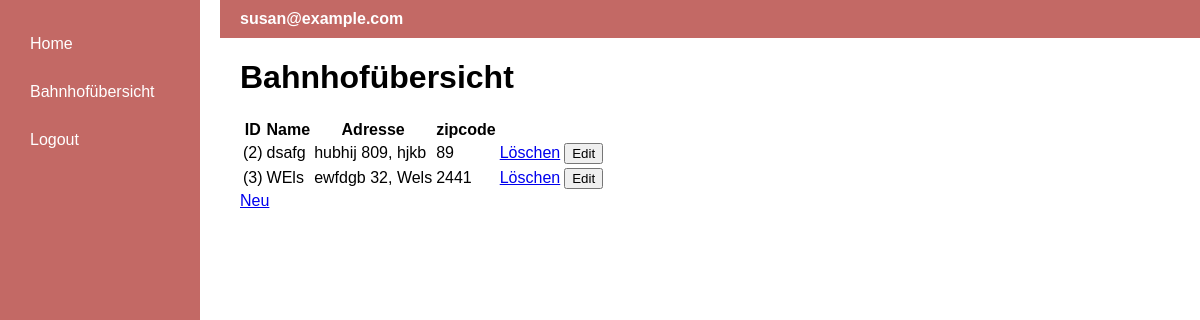
/trainstation (signed in), run on the app's committed database.
### app/models.py (models this page shows, shortened)
class User(UserMixin, db.Model):
    id: so.Mapped[int] = so.mapped_column(primary_key=True)
    username: so.Mapped[str] = so.mapped_column(sa.String(64), index=True,
                                                unique=True)
    email: so.Mapped[str] = so.mapped_column(sa.String(120), index=True,
                                             unique=True)
    password_hash: so.Mapped[Optional[str]] = so.mapped_column(sa.String(256))
    isAdmin = db.Column(db.Boolean, default=False)

class Station(db.Model):
    id = db.Column(db.Integer, primary_key=True, autoincrement=True)
    name = db.Column(db.String(140))
    street = db.Column(db.String(140))
    no = db.Column(db.Integer)
    zipcode = db.Column(db.Integer)
    city = db.Column(db.String(140))
    country = db.Column(db.String(140))
    xcoord = db.Column(db.String(140))
    ycoord = db.Column(db.String(140))

### app/routes.py (the view)
@app.route('/trainstation')
@login_required
def trainstation():
    stations = Station.query.all()
    return render_template('trainstation.html', title='Trainstation',stations = stations)

### app/models.py (called while the page is built)
@login.user_loader
def load_user(id):
    return db.session.get(User, int(id))

### app/templates/trainstation.html (shortened to what this page needs)
{% extends "base.html" %}
{% block content %}
    <h1>Bahnhofübersicht</h1>
<table class="table-station" >
        <thead>
            <tr>
                   <th>ID</th>
                <th>Name</th>
                <th>Adresse</th>
                  {% if current_user.is_authenticated and current_user.isAdmin %}
                <th>zipcode</th>
                <th></th>
                <th></th>
                {% endif %}
            </tr>
        </thead>
        <tbody>
            {% for station in stations %}
                <tr>
                    <td >
                            ({{ station.id }})
                    </td>
                    <td>{{ station.name }}</td>
                    <td>{{ station.street }} {{ station.no }}, {{ station.city }}</td>
                    <td>{{ station.zipcode }}</td>
                      {% if current_user.is_authenticated and current_user.isAdmin %}
                     <td><a href="{{  url_for('trainstationDelete',station_id=station.id)}}"method="POST">Löschen</a></td>
                    <td class="edit-button"><form action="{{ url_for('trainstationEdit', station_id=station.id) }}" method="post">
                            <button type="submit" class="delete-button">Edit
                            </button>
                        </form>
                         {% endif %}
                </tr>
            {% endfor %}
        </tbody>
    </table>
    <a class="button" href="{{ url_for('trainstationNew') }}">Neu</a>
{% endblock %}

### app/templates/base.html (shortened to what this page needs)
<!DOCTYPE html>
<html lang="en">
<head>
</head>
<body>
    <div class="container">
        <div class="sidebar">
            <a href="{{ url_for('index') }}">Home</a>
            {% if current_user.is_anonymous %}
            <a href="{{ url_for('login') }}">Login</a>
            {% else %}
            <a href="{{ url_for('trainstation') }}">Bahnhofübersicht</a>
            <a href="{{ url_for('logout') }}">Logout</a>
            {% endif %}
        </div>
        <div class="content">
            <div class="topbar">
                <span class="email">{{ current_user.email if not current_user.is_anonymous else 'Guest' }}</span>
            </div>
            {% block content %}{% endblock %}
        </div>
    </div>
</body>
</html>

### app/templates/base.html (style rules this page uses)
body, html { margin: 0; padding: 0; font-family: Arial, sans-serif; width: 100%; height: 100%; overflow-x: hidden; }
.container { display: flex; height: 100vh; width: 100%; overflow: hidden; }
.sidebar { background-color: rgb(195, 105, 101); color: white; width: 200px; padding: 20px; display: flex; flex-direction: column; box-sizing: border-box; }
.sidebar a { text-decoration: none; color: white; padding: 10px; margin: 5px 0; display: block; }
.content { flex-grow: 1; padding: 0 20px 20px 40px; }
.topbar { background-color: rgb(195, 105, 101); color: white; padding: 10px 20px; display: flex; align-items: center; justify-content: space-between; width: calc(100% + 40px); margin: 0 -20px 0 -20px; box-sizing: border-box; }
.email { font-weight: bold; padding-right: 20px; }

### data on the page
User: email "susan@example.com"
Station: id "2", name "dsafg", street "hubhij", no "809", city "hjkb", zipcode "89"
Station: id "3", name "WEls", street "ewfdgb", no "32", city "Wels", zipcode "2441"
